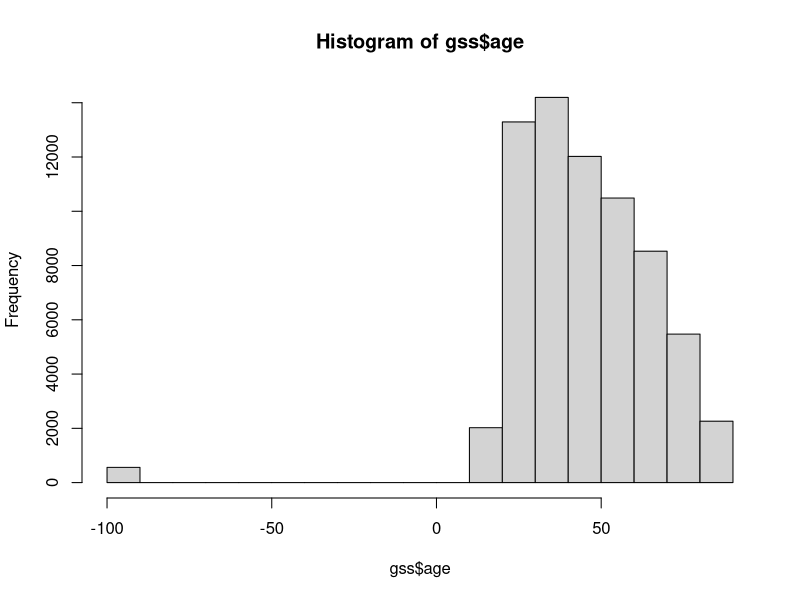
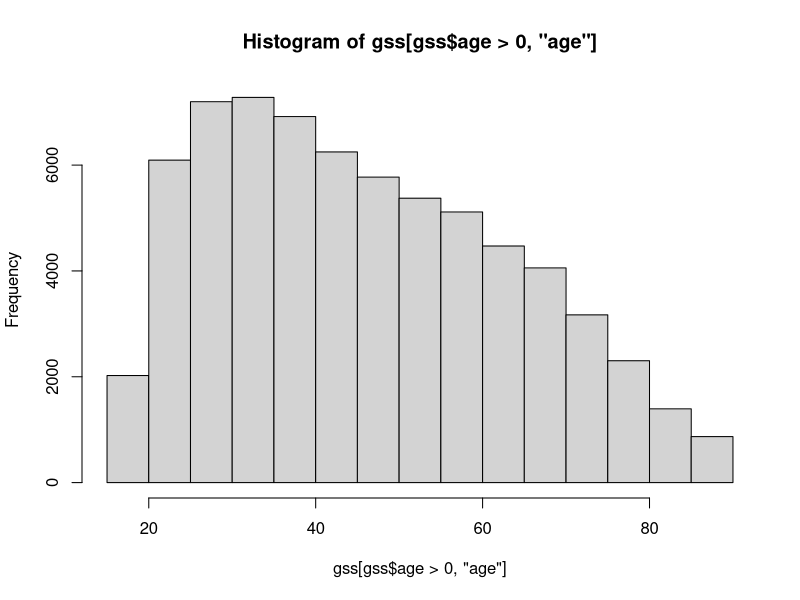
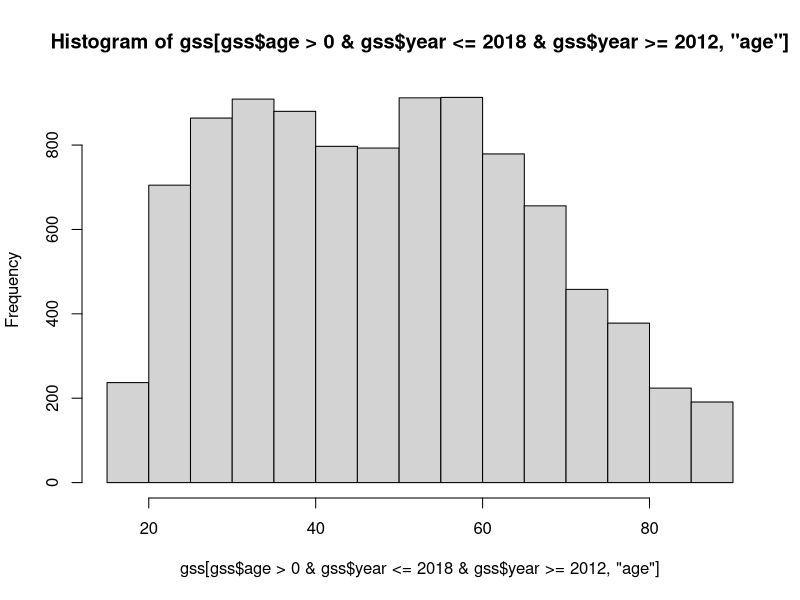
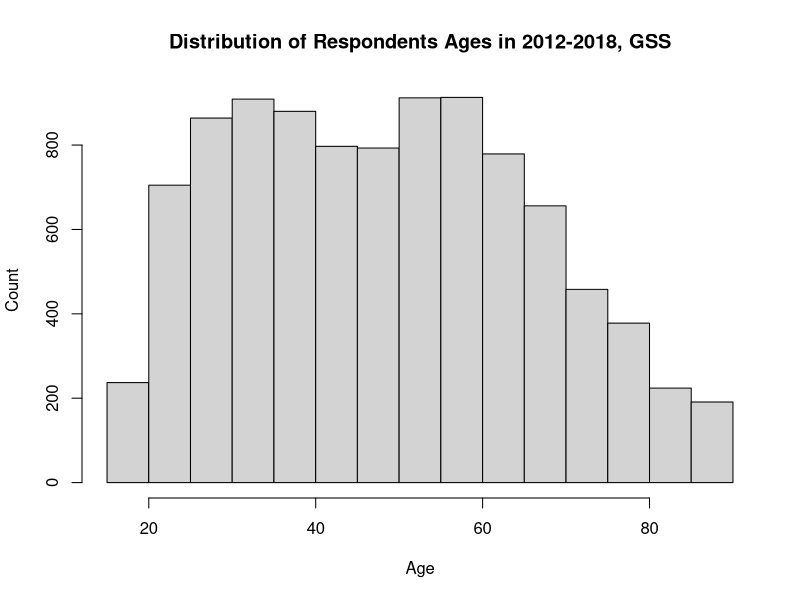
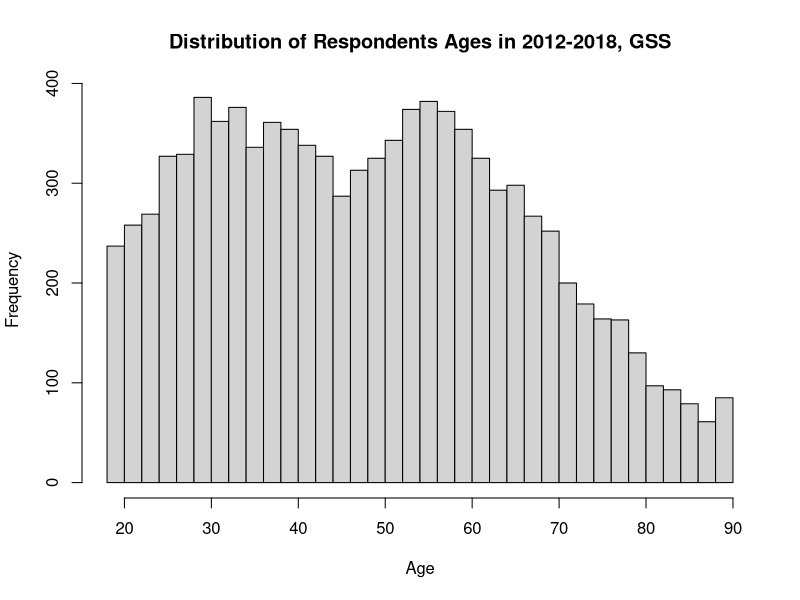
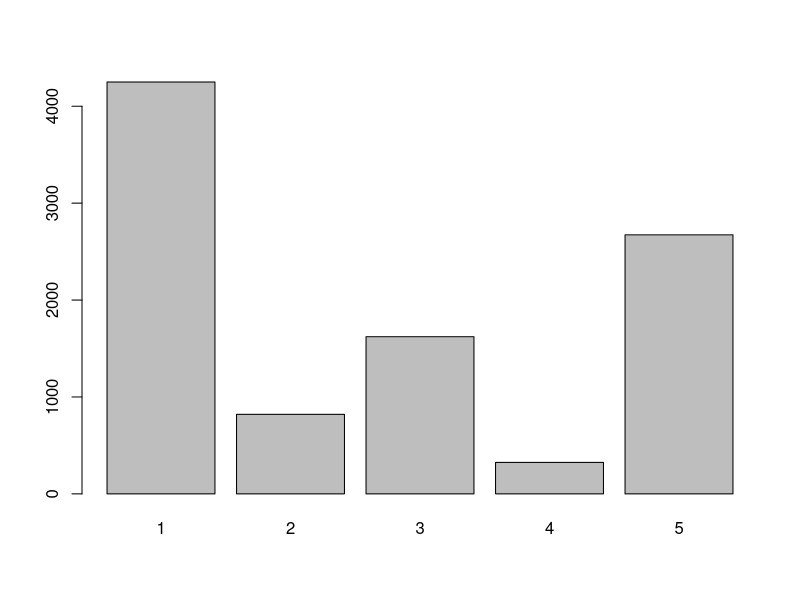
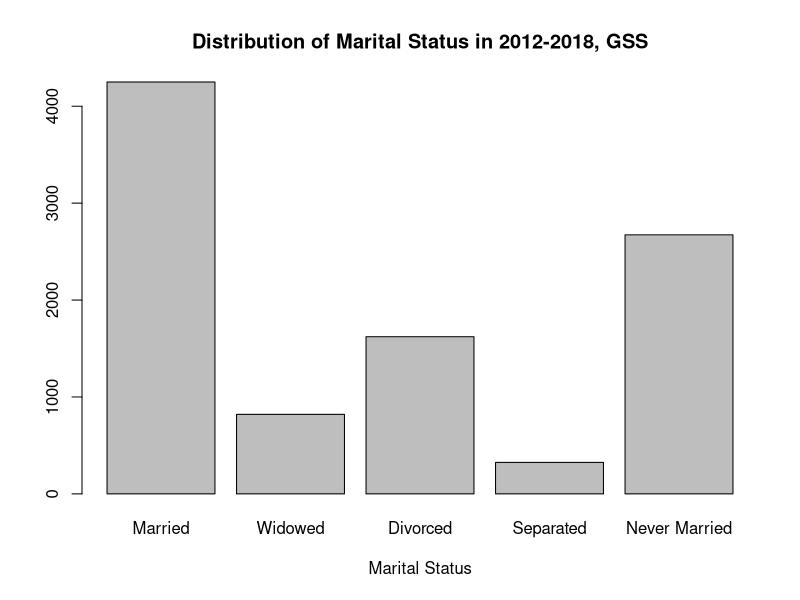
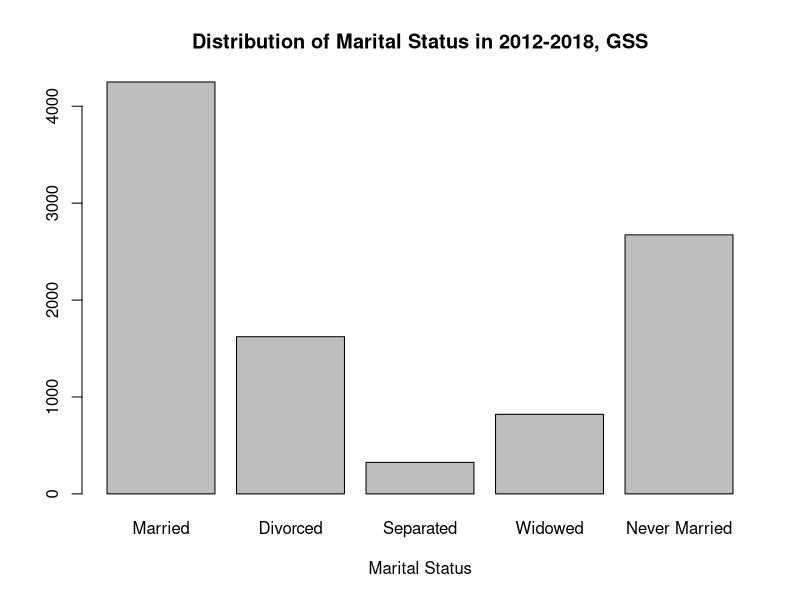

Recreate these plots in R, in order.
## set working directory
setwd("your path")

## read the file
gss <- read.csv("GSS_SOCUA_W2.csv")

## mean and variance of a subsetted data
mean(gss$sibs)
unique(gss$sibs)
gss[gss$sibs>=0 , "sibs"]
mean(gss[gss$sibs>=0,"sibs"])
var(gss$sibs)
var(gss[gss$sibs>=0 & gss$year==2018,"sibs"])

## subset and summarize data using dplyr
library(dplyr)
gss %>% filter(sibs>=0)
gss %>% filter(sibs>=0) %>% summarize(sibs_mean = mean(sibs))
gss %>% filter(sibs>=0) %>% summarize(sibs_mean = mean(sibs),
                                      sibs_var = var(sibs),
                                      sibs_median = median(sibs))

## histogram
hist(gss$age) ## all obs.
hist(gss[gss$age>0,"age"])
hist(gss[gss$age>0 & gss$year<=2018 & gss$year>=2012,"age"]) ## subset obs.
hist(gss[gss$age>0 & gss$year<=2018 & gss$year>=2012,"age"],
     main = "Distribution of Respondents Ages in 2012-2018, GSS", 
     xlab = "Age",
     ylab = "Count") ## change title and x-axis label
hist(gss[gss$age>0 & gss$year<=2018 & gss$year>=2012,"age"], 
     main = "Distribution of Respondents Ages in 2012-2018, GSS",
     xlab = "Age",
     breaks = 30) ## change the number of bins

## barplot
counts <- table(gss[gss$age>0 & gss$year<=2018 &
                      gss$year>=2012 & gss$marital>=0, "marital"])
counts

barplot(counts)
barplot(counts, main="Distribution of Marital Status in 2012-2018, GSS",
        xlab="Marital Status",
        names.arg=c("Married", "Widowed", "Divorced", "Separated", 
                    "Never Married"))

## barplot - change category order
gss$marital <- factor(gss$marital,levels = c(1,3,4,2,5))
counts <- table(gss[gss$age>0 & gss$year<=2018 &
                      gss$year>=2012, "marital"])
barplot(counts, main="Distribution of Marital Status in 2012-2018, GSS",
        xlab="Marital Status",
        names.arg=c("Married", "Divorced", "Separated", "Widowed", "Never Married"))

## summarize data by group
unique(gss$relig)
gss[gss$relig!=4 & gss$relig>=0,
    "relig"] <- 1
gss[gss$relig==4,
    "relig"] <- 0

gss %>%
  filter(relig>=0&sex>0) %>%
  group_by(sex) %>%
  summarize(religious = mean(relig))

## Exercise: How to get the same statistic, but only in 2021?

## Exercise: How to get the proportion of religious people (at the time of being interviewed, the column relig) 
## by whether they were raised in a religious family?

gss %>%
  filter(relig>=0&sex>0&year==2021) %>%
  group_by(sex) %>%
  summarize(religious = mean(relig))

## visualizing the trend
library(ggplot2)
gss %>%
  filter(relig>=0&sex>0) %>%
  group_by(year, sex) %>%
  summarize(religious = mean(relig)) %>%
  ggplot(aes(x=year,y=religious,group=sex,color=sex)) +
  geom_line()

